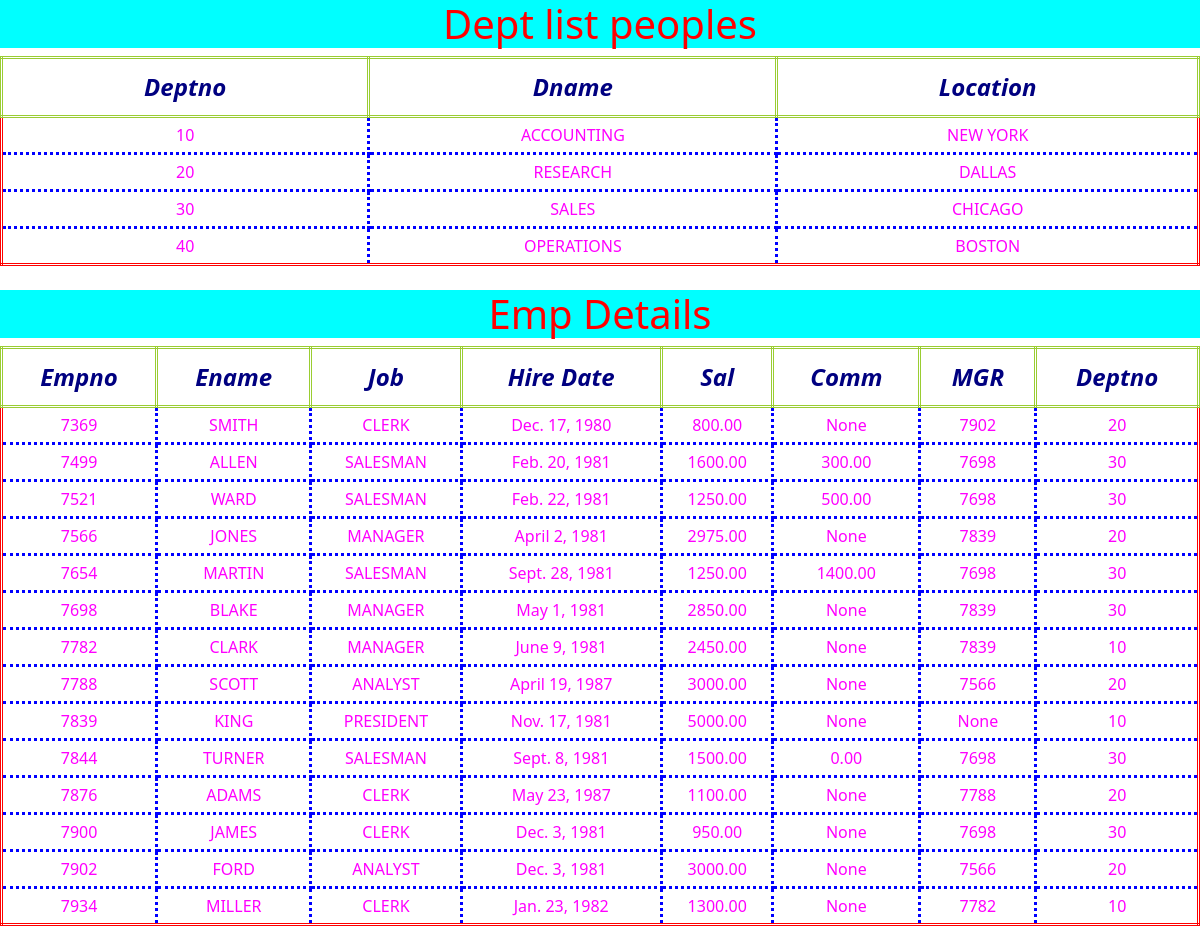
The page /display_data/ on the database as committed earlier.
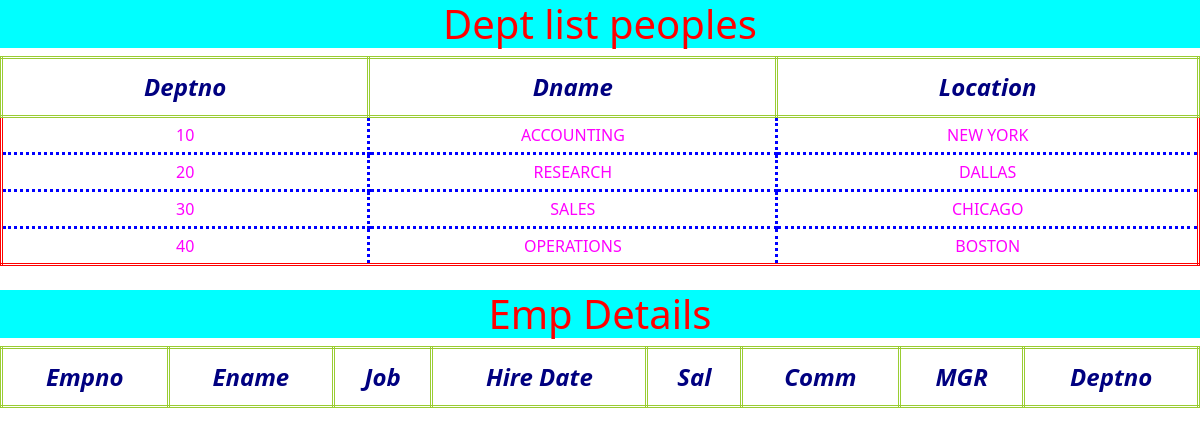
The same page on the database as committed later.
### cherry/models.py (models this page shows)
class Dept(models.Model):
    deptno=models.IntegerField(primary_key=True)
    dname=models.CharField(max_length=100)
    loc=models.CharField(max_length=100)
    def __str__(self):
        return str(self.deptno)

class Emp(models.Model):
    empno=models.IntegerField(primary_key=True)
    ename=models.CharField(max_length=100)
    job=models.CharField(max_length=100)
    hiredate=models.DateField()
    sal=models.DecimalField(max_digits=7,decimal_places=2,)
    comm=models.DecimalField(max_digits=7,decimal_places=2,null=True,blank=True)
    mgr=models.ForeignKey('self',on_delete=models.SET_NULL,blank=True,null=True)
    deptno=models.ForeignKey(Dept,on_delete=models.CASCADE)
    def __str__(self):
        return str(self.empno)

### cherry/views.py (the view)
# urls.py: path('display_data/',display_data,name='display_data'),
def display_data(request):
   depts_list=Dept.objects.all()
   emps=Emp.objects.all()
   return render(request,'test1.html',context={'depts_list':depts_list,'emps':emps})

### templates/test1.html (shortened to what this page needs)
{% load static  %}
<!DOCTYPE html>
<html lang="en">
<head>
    <link rel="stylesheet" href="https://cdn.jsdelivr.net/npm/bootstrap@5.3.3/dist/css/bootstrap.min.css">
</head>
<body >
    <fieldset >
<h1>Dept list peoples</h1>
<table >
    <div>
        <tr>
            <th>Deptno</th>
            <th>Dname</th>
            <th>Location</th>
        </tr>
    <tbody>
    {% for dept in depts_list %}
    <tr>
        <td>{{ dept.deptno }}</td>
        <td>{{ dept.dname }}</td>
        <td>{{ dept.loc}}</td>
    </tr>
    {% endfor %}
</tbody>
</table>
<BR>
<div>
    <h1>Emp Details </h1>
    <table>
        <tr>
            <th>Empno</th>
            <th>Ename</th>
            <th>Job</th>
            <th>Hire Date</th>
            <th>Sal</th>
            <th>Comm</th>
            <th>MGR</th>
            <th>Deptno</th>
        </tr>
        {% for emp in emps %}
        <tr>
            <td>{{ emp.empno }}</td>
            <td>{{ emp.ename }}</td>
            <td>{{ emp.job }}</td>
            <td>{{ emp.hiredate }}</td>
            <td>{{ emp.sal }}</td>
            <td>{{ emp.comm }}</td>
            <td>{{ emp.mgr }}</td>
            <td>{{ emp.deptno }}</td>
        </tr>
        {% endfor %}
    </table>
</div>
</fieldset>
</body>
</html>

### templates/test1.html (style rules this page uses)
h1 { text-align: center; background-color:aqua; color: red; }
table { border: 3px double red; text-align: center; width: 100%; }
tr,td,tbody { border: 3px dotted blue; padding: 5px; color: fuchsia; }
th { border: 3px double yellowgreen; padding: 10px; color: navy; font-style: italic; font-size: x-large; }

Rows that differ between the two databases and show on the page:
removed Emp: empno "7369", ename "SMITH", job "CLERK", hiredate "Dec. 17, 1980", sal "800.00", comm "None", mgr "7902", deptno "20"
removed Emp: empno "7499", ename "ALLEN", job "SALESMAN", hiredate "Feb. 20, 1981", sal "1600.00", comm "300.00", mgr "7698", deptno "30"
removed Emp: empno "7521", ename "WARD", job "SALESMAN", hiredate "Feb. 22, 1981", sal "1250.00", comm "500.00", mgr "7698", deptno "30"
removed Emp: empno "7566", ename "JONES", job "MANAGER", hiredate "April 2, 1981", sal "2975.00", comm "None", mgr "7839", deptno "20"
removed Emp: empno "7654", ename "MARTIN", job "SALESMAN", hiredate "Sept. 28, 1981", sal "1250.00", comm "1400.00", mgr "7698", deptno "30"
removed Emp: empno "7698", ename "BLAKE", job "MANAGER", hiredate "May 1, 1981", sal "2850.00", comm "None", mgr "7839", deptno "30"
removed Emp: empno "7782", ename "CLARK", job "MANAGER", hiredate "June 9, 1981", sal "2450.00", comm "None", mgr "7839", deptno "10"
removed Emp: empno "7788", ename "SCOTT", job "ANALYST", hiredate "April 19, 1987", sal "3000.00", comm "None", mgr "7566", deptno "20"
removed Emp: empno "7839", ename "KING", job "PRESIDENT", hiredate "Nov. 17, 1981", sal "5000.00", comm "None", mgr "None", deptno "10"
removed Emp: empno "7844", ename "TURNER", job "SALESMAN", hiredate "Sept. 8, 1981", sal "1500.00", comm "0.00", mgr "7698", deptno "30"
removed Emp: empno "7876", ename "ADAMS", job "CLERK", hiredate "May 23, 1987", sal "1100.00", comm "None", mgr "7788", deptno "20"
removed Emp: empno "7900", ename "JAMES", job "CLERK", hiredate "Dec. 3, 1981", sal "950.00", comm "None", mgr "7698", deptno "30"
removed Emp: empno "7902", ename "FORD", job "ANALYST", hiredate "Dec. 3, 1981", sal "3000.00", comm "None", mgr "7566", deptno "20"
removed Emp: empno "7934", ename "MILLER", job "CLERK", hiredate "Jan. 23, 1982", sal "1300.00", comm "None", mgr "7782", deptno "10"
